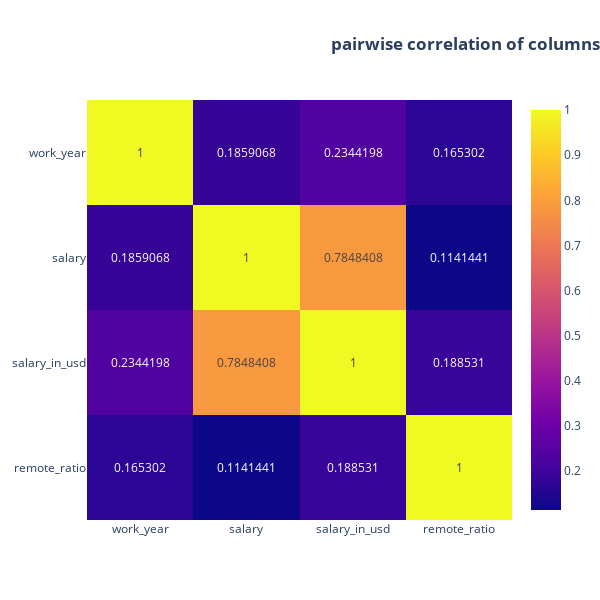

The notebook cell saved with this chart:
### Code cell
# evaluating Spearman correlation coefficient
fig = px.imshow(df.corr(method = 'spearman'), text_auto = True, height = 600, width = 600, template = 'plotly',
               aspect = 'auto', title = '<b>pairwise correlation of columns</b>')
fig.update_layout(title_x = 1)
fig.show()

'''
Note that Salary and Salary_in_usd features are positively correlated.
'''

### Figure 1 — Plotly figure (JSON) as saved in the notebook; plotly's stock layout.template omitted (floating-point values rounded to 4 significant figures)
{"data": [{"coloraxis": "coloraxis", "hovertemplate": "x: %{x}<br>y: %{y}<br>color: %{z}<extra></extra>", "name": "0", "texttemplate": "%{z}", "type": "heatmap", "x": ["work_year", "salary", "salary_in_usd", "remote_ratio"], "xaxis": "x", "y": ["work_year", "salary", "salary_in_usd", "remote_ratio"], "yaxis": "y", "z": [[1, 0.1859, 0.2344, 0.1653], [0.1859, 1, 0.7848, 0.1141], [0.2344, 0.7848, 1, 0.1885], [0.1653, 0.1141, 0.1885, 1]]}], "layout": {"coloraxis": {"colorscale": [[0, "#0d0887"], [0.1111, "#46039f"], [0.2222, "#7201a8"], [0.3333, "#9c179e"], [0.4444, "#bd3786"], [0.5556, "#d8576b"], [0.6667, "#ed7953"], [0.7778, "#fb9f3a"], [0.8889, "#fdca26"], [1, "#f0f921"]]}, "height": 600, "title": {"text": "<b>pairwise correlation of columns</b>", "x": 1}, "width": 600, "xaxis": {"anchor": "y", "autorange": true, "domain": [0, 1], "range": [-0.5, 3.5], "type": "category"}, "yaxis": {"anchor": "x", "autorange": true, "domain": [0, 1], "range": [3.5, -0.5], "type": "category"}}}
